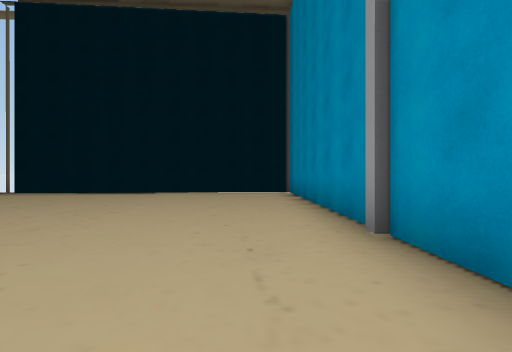
[1] (above)

19 first-person views from a walk through a 3-D level made in the Unity game engine. The camera is 1.2 m above the floor, looks level and sees 90° across. The floor is counted in squares, 2 m on a side. Each view is taken from the middle of a square. On the plan, view 1 faces up. The plan holds only what a view shows up to about 9 squares ahead; the rest is blank. The place goes on beyond the plan.

[2]
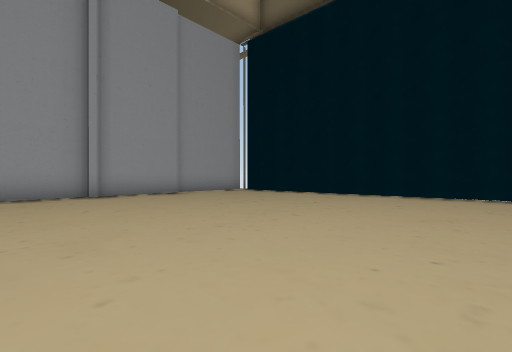

[3]
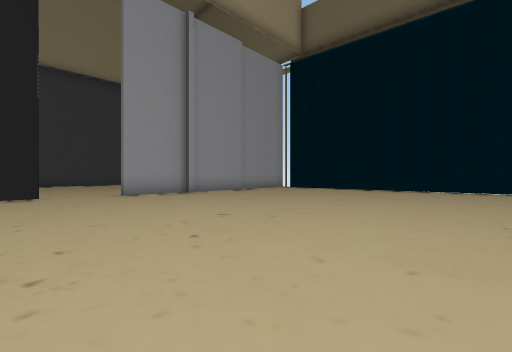

[4]
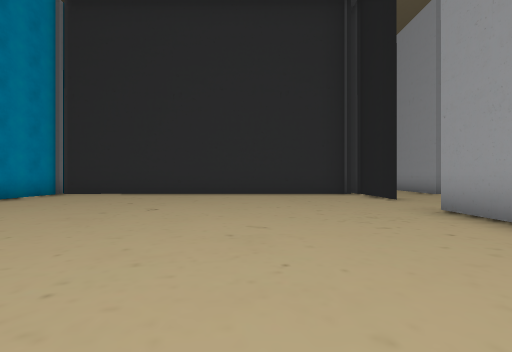

[5]
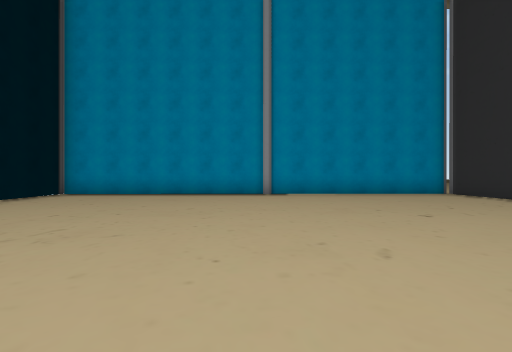

[6]
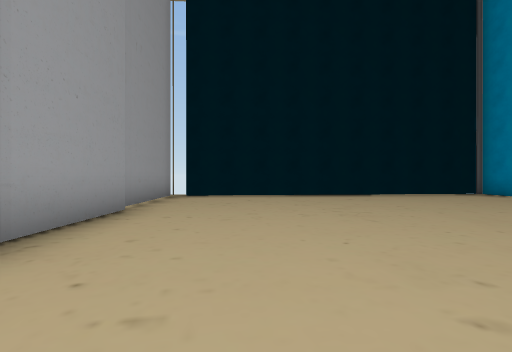

[7]
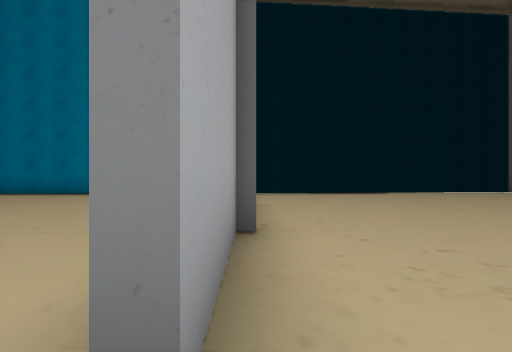

[8]
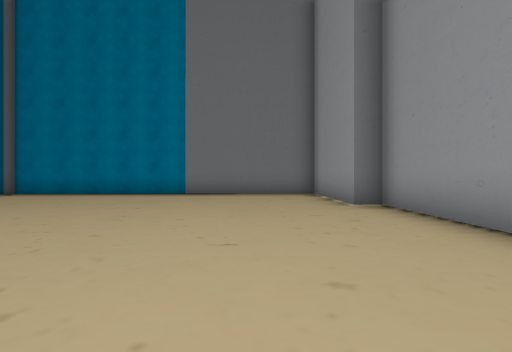

[9]
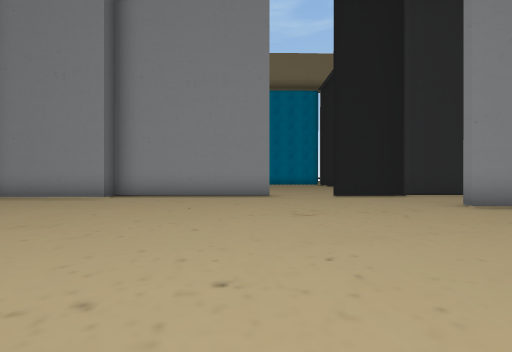

[10]
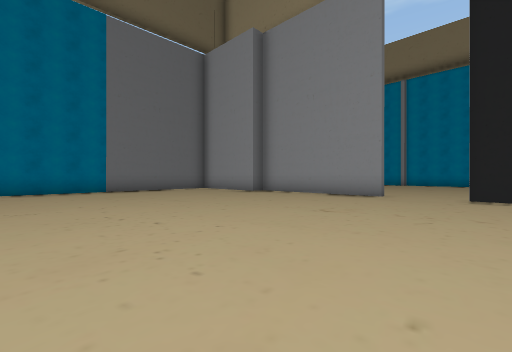

[11]
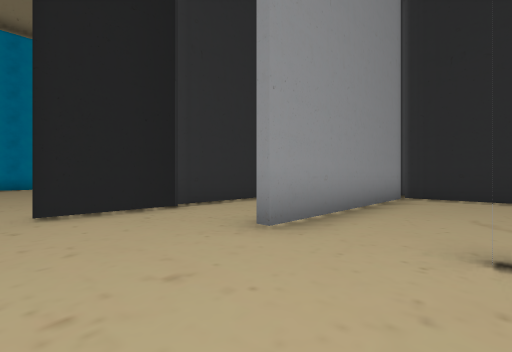

[12]
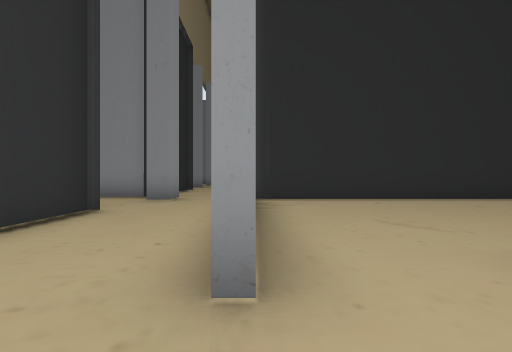

[13]
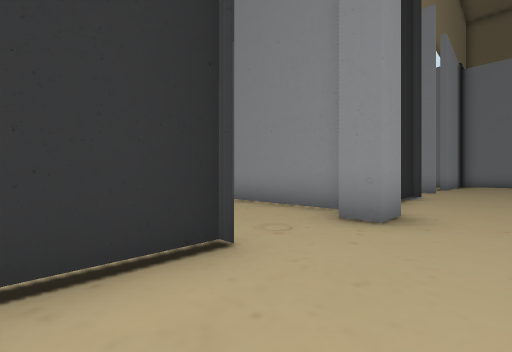

[14]
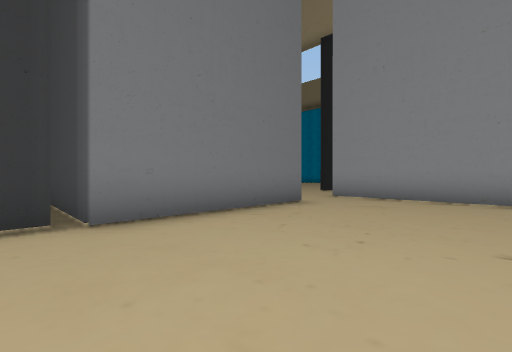

[15]
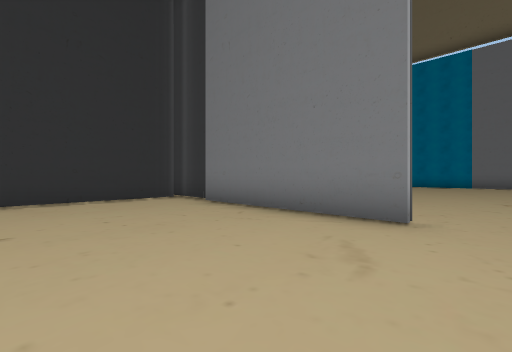

[16]
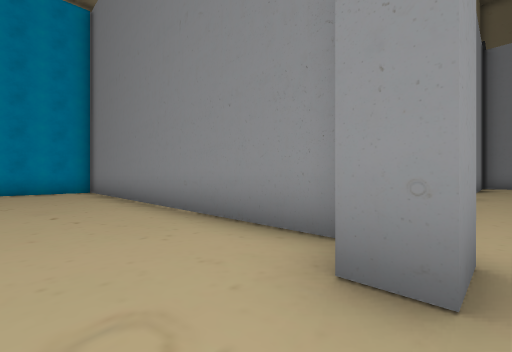

[17]
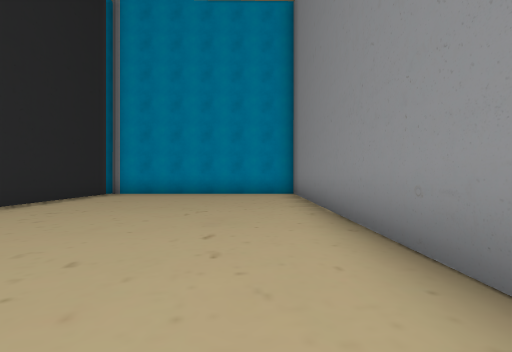

[18]
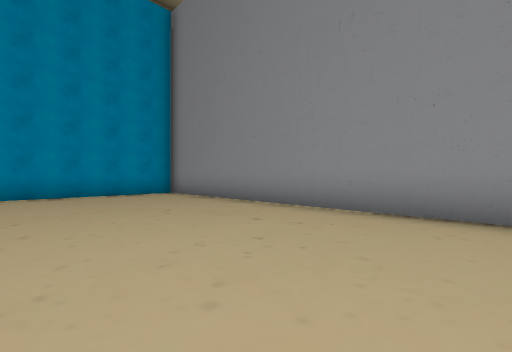

[19]
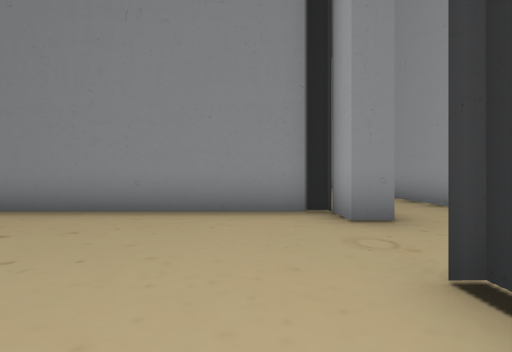

### Floor plan
Ten units are one square. View 1 is at (0, 0); x grows to the right and y downward. Boxes are objects, and circles mark ways between rooms. Rooms are numbered by the first view taken in them; rooms with no view inside come last. Other rooms are left out.
<svg viewBox="-200 -98 220 263">
<path fill="none" stroke="#000" d="M-82 -28 -82 -5M-82 -54 -82 -29M-84 12 -83 40M14 31 12 -93 -80 -85M-85 -89 -85 -58M-81 34 15 34M-108 32 -108 40M-84 -5 -85 -51 -90 -51 -91 -85 -133 -81M-83 35 -84 12M-81 65 -81 34M-133 -83 -191 -82M-88 92 -88 84 -83 84M-108 99 -107 119M-83 95 -78 94M-80 133 -80 122M-129 34 -173 35M-175 32 -195 32M-188 35 -188 71M-177 87 -109 87M-110 83 -110 32M12 31 -23 31M-79 92 15 93 14 31"/>
<circle cx="-80" cy="5" r="3" fill="#2a7"/>
<circle cx="-120" cy="40" r="3" fill="#2a7"/>
<circle cx="-80" cy="75" r="3" fill="#2a7"/>
<text x="-30" y="-30">1</text>
<text x="-120" y="0">2</text>
<text x="-150" y="50">3</text>
<text x="-30" y="60">4</text>
</svg>
Room 1 opens to room 2. Room 2 opens to room 3. Room 2 opens to room 4.

Where each view was taken, in squares from view 1:
view 1: 0 up, 0 right, facing up
view 2: 1 up, 0 right, facing up-left
view 3: 2 down, 0 right, facing up-left
view 4: 5 up, 5 left, facing down
view 5: 3 up, 7 left, facing right
view 6: 1 up, 6 left, facing up
view 7: 0 up, 8 left, facing up
view 8: 0 up, 11 left, facing up
view 9: 1 up, 16 left, facing right
view 10: 2 down, 16 left, facing up-right
view 11: 1 down, 13 left, facing down-right
view 12: 2 down, 11 left, facing down
view 13: 5 down, 10 left, facing down-right
view 14: 7 down, 18 left, facing up-right
view 15: 7 down, 12 left, facing up-left
view 16: 7 down, 9 left, facing down-right
view 17: 8 down, 7 left, facing right
view 18: 5 down, 7 left, facing down-right
view 19: 5 down, 7 left, facing down
